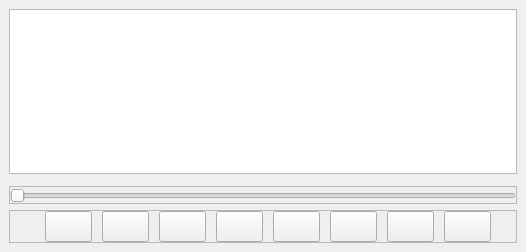
<?xml version="1.0" encoding="UTF-8"?>
<ui version="4.0">
 <class>MainWindow</class>
 <widget class="QMainWindow" name="MainWindow">
  <property name="geometry">
   <rect>
    <x>0</x>
    <y>0</y>
    <width>526</width>
    <height>252</height>
   </rect>
  </property>
  <property name="font">
   <font>
    <family>MS Mincho</family>
    <pointsize>12</pointsize>
   </font>
  </property>
  <property name="cursor">
   <cursorShape>PointingHandCursor</cursorShape>
  </property>
  <property name="windowTitle">
   <string>ＸＭＩＤＩＸ</string>
  </property>
  <property name="windowIcon">
   <iconset theme="error">
    <normaloff>../../.designer/backup</normaloff>../../.designer/backup</iconset>
  </property>
  <widget class="QWidget" name="centralwidget">
   <layout class="QVBoxLayout" name="verticalLayout">
    <item>
     <widget class="QListView" name="listView">
      <property name="font">
       <font>
        <family>MS Mincho</family>
        <pointsize>16</pointsize>
       </font>
      </property>
      <property name="acceptDrops">
       <bool>true</bool>
      </property>
      <property name="dragEnabled">
       <bool>true</bool>
      </property>
      <property name="dragDropOverwriteMode">
       <bool>true</bool>
      </property>
      <property name="dragDropMode">
       <enum>QAbstractItemView::InternalMove</enum>
      </property>
      <property name="selectionMode">
       <enum>QAbstractItemView::ExtendedSelection</enum>
      </property>
     </widget>
    </item>
    <item>
     <widget class="xmidix_vu_array" name="vus">
      <property name="sizePolicy">
       <sizepolicy hsizetype="MinimumExpanding" vsizetype="Fixed">
        <horstretch>0</horstretch>
        <verstretch>0</verstretch>
       </sizepolicy>
      </property>
     </widget>
    </item>
    <item>
     <widget class="QFrame" name="frame_2">
      <property name="frameShape">
       <enum>QFrame::StyledPanel</enum>
      </property>
      <property name="frameShadow">
       <enum>QFrame::Raised</enum>
      </property>
      <layout class="QHBoxLayout" name="horizontalLayout">
       <property name="leftMargin">
        <number>0</number>
       </property>
       <property name="topMargin">
        <number>1</number>
       </property>
       <property name="rightMargin">
        <number>0</number>
       </property>
       <property name="bottomMargin">
        <number>0</number>
       </property>
       <item>
        <widget class="QSlider" name="slider">
         <property name="enabled">
          <bool>false</bool>
         </property>
         <property name="tracking">
          <bool>false</bool>
         </property>
         <property name="orientation">
          <enum>Qt::Horizontal</enum>
         </property>
         <property name="invertedAppearance">
          <bool>false</bool>
         </property>
         <property name="invertedControls">
          <bool>false</bool>
         </property>
         <property name="tickPosition">
          <enum>QSlider::NoTicks</enum>
         </property>
        </widget>
       </item>
      </layout>
     </widget>
    </item>
    <item>
     <widget class="QFrame" name="frame">
      <property name="frameShape">
       <enum>QFrame::StyledPanel</enum>
      </property>
      <property name="frameShadow">
       <enum>QFrame::Raised</enum>
      </property>
      <layout class="QHBoxLayout" name="horizontalLayout_2">
       <property name="leftMargin">
        <number>0</number>
       </property>
       <property name="topMargin">
        <number>0</number>
       </property>
       <property name="rightMargin">
        <number>0</number>
       </property>
       <property name="bottomMargin">
        <number>0</number>
       </property>
       <item>
        <spacer name="horizontalSpacer">
         <property name="orientation">
          <enum>Qt::Horizontal</enum>
         </property>
         <property name="sizeHint" stdset="0">
          <size>
           <width>40</width>
           <height>20</height>
          </size>
         </property>
        </spacer>
       </item>
       <item>
        <layout class="QHBoxLayout" name="horizontalLayout_5">
         <property name="spacing">
          <number>10</number>
         </property>
         <item>
          <widget class="QPushButton" name="backward_button">
           <property name="text">
            <string/>
           </property>
           <property name="icon">
            <iconset theme="media-skip-backward">
             <normaloff>.</normaloff>.</iconset>
           </property>
          </widget>
         </item>
         <item>
          <widget class="QPushButton" name="play_button">
           <property name="text">
            <string/>
           </property>
           <property name="icon">
            <iconset theme="media-playback-start">
             <normaloff>.</normaloff>.</iconset>
           </property>
          </widget>
         </item>
         <item>
          <widget class="QPushButton" name="stop_button">
           <property name="text">
            <string/>
           </property>
           <property name="icon">
            <iconset theme="media-playback-stop">
             <normaloff>.</normaloff>.</iconset>
           </property>
          </widget>
         </item>
         <item>
          <widget class="QPushButton" name="forward_button">
           <property name="text">
            <string/>
           </property>
           <property name="icon">
            <iconset theme="media-skip-forward">
             <normaloff>.</normaloff>.</iconset>
           </property>
          </widget>
         </item>
         <item>
          <widget class="QPushButton" name="load_button">
           <property name="text">
            <string/>
           </property>
           <property name="icon">
            <iconset theme="media-eject">
             <normaloff>.</normaloff>.</iconset>
           </property>
          </widget>
         </item>
         <item>
          <widget class="QPushButton" name="shuffle_button">
           <property name="text">
            <string/>
           </property>
           <property name="icon">
            <iconset theme="media-playlist-shuffle">
             <normaloff>.</normaloff>.</iconset>
           </property>
          </widget>
         </item>
         <item>
          <widget class="QPushButton" name="config_button">
           <property name="text">
            <string/>
           </property>
           <property name="icon">
            <iconset resource="resources/resources.qrc">
             <normaloff>:/icons/MIDI_LOGO.svg</normaloff>:/icons/MIDI_LOGO.svg</iconset>
           </property>
          </widget>
         </item>
         <item>
          <widget class="QPushButton" name="piano_button">
           <property name="text">
            <string/>
           </property>
           <property name="icon">
            <iconset resource="resources/resources.qrc">
             <normaloff>:/icons/keys.png</normaloff>:/icons/keys.png</iconset>
           </property>
          </widget>
         </item>
        </layout>
       </item>
       <item>
        <spacer name="horizontalSpacer_2">
         <property name="orientation">
          <enum>Qt::Horizontal</enum>
         </property>
         <property name="sizeHint" stdset="0">
          <size>
           <width>30</width>
           <height>20</height>
          </size>
         </property>
        </spacer>
       </item>
      </layout>
     </widget>
    </item>
   </layout>
  </widget>
 </widget>
 <customwidgets>
  <customwidget>
   <class>xmidix_vu_array</class>
   <extends>QFrame</extends>
   <header>xmidix_vu.h</header>
   <container>1</container>
  </customwidget>
 </customwidgets>
 <resources>
  <include location="resources/resources.qrc"/>
 </resources>
 <connections/>
</ui>
